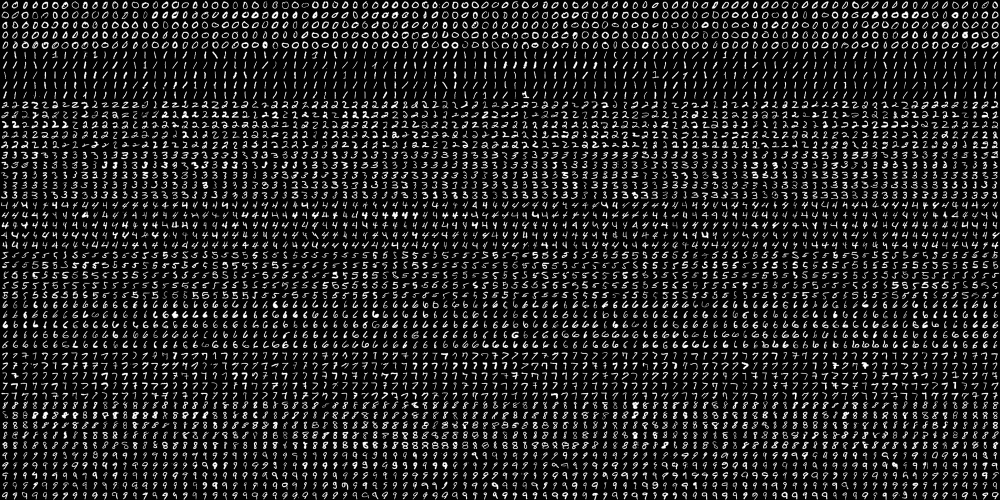
//> input picture part4/timecmp/digits.png, 2000 x 1000 px (shown at 1/2 size)
$ ./main   (built with g++ and OpenCV 4)
//> lines starting //> are read from the running program, lines starting //| are printed output that depends on the picture; after the words box and inside, x2 and y2 are one past the last pixel; in counts of white or black regions, pixels touching at a corner belong together
#pragma warning(disable: 4819)

#include "opencv2/opencv.hpp"
#include <iostream>

using namespace cv;
using namespace std;

int main(int argc, char* argv[])
{
	Mat src;

	if (argc < 2)
		src = imread("digits.png", IMREAD_GRAYSCALE);
//> src is the input picture: 1000 rows x 2000 cols, CV_8UC1; min 0, max 255, mean 33.8
	else
		src = imread(argv[1], IMREAD_GRAYSCALE);

	if (src.empty()) {
		cerr << "Image load failed!" << endl;
		return -1;
	}

	cout << "> Image sizes: " << src.cols << " x " << src.rows << endl;
//| > Image sizes: 2000 x 1000

	Mat src_bin;
	threshold(src, src_bin, 0, 255, THRESH_BINARY | THRESH_OTSU);
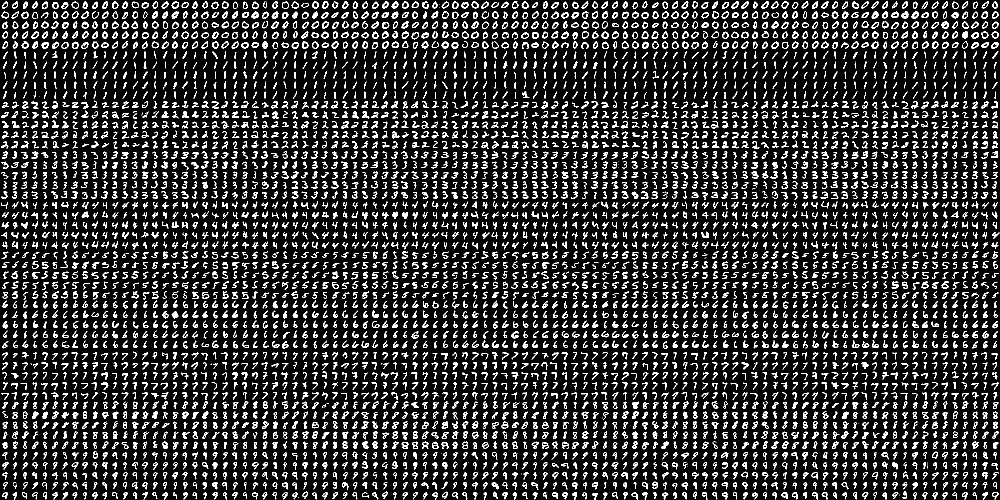
//> src_bin: 1000 rows x 2000 cols, CV_8UC1 (shown at 1/2 size); 14.6% white in thin lines or dots

	imshow("src_bin", src_bin);

	double t1, t2, duration_ms;

	// (1) connectedComponents
	t1 = double(getTickCount());

	Mat labels1;
	int num_labels1 = connectedComponents(src_bin, labels1);
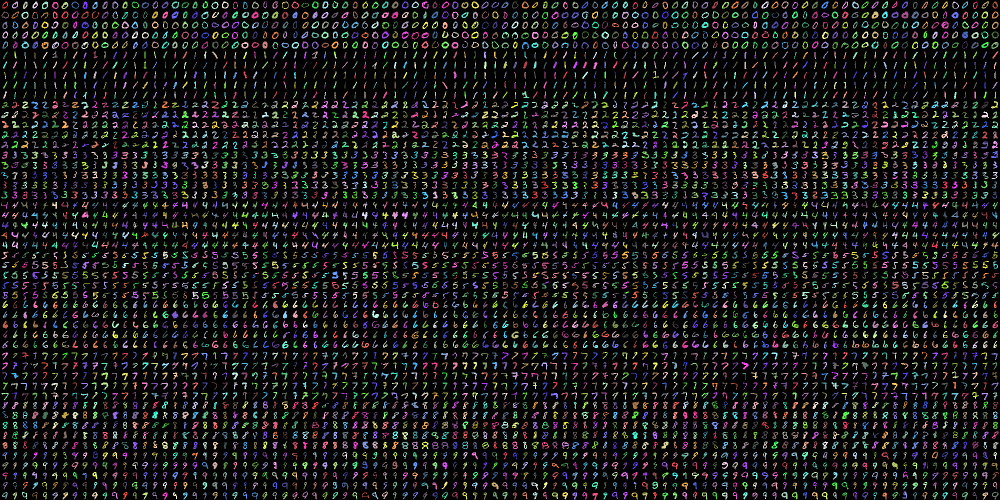
//> labels1: 1000 rows x 2000 cols, CV_32SC1 (shown at 1/2 size); 5096 distinct labels, from 0 to 5095; one colour per label, 0 black
//> num_labels1 = 5096

	t2 = double(getTickCount());
	duration_ms = (t2 - t1) * 1000 / getTickFrequency();
	cout << "> connectedComponents() took " << duration_ms << " ms." << endl;

	// (2) connectedComponentsWithStats
	t1 = double(getTickCount());

	Mat labels2, stats, centroids;
	int num_labels2 = connectedComponentsWithStats(src_bin, labels2, stats, centroids);
//> centroids = 5096 pairs, first value 9 to 1990.3, second value 3 to 994.5; num_labels2 = 5096

	t2 = double(getTickCount());
	duration_ms = (t2 - t1) * 1000 / getTickFrequency();
	cout << "> connectedComponentsWithStats() took " << duration_ms << " ms." << endl;

	// (3) findContours
	t1 = double(getTickCount());

	vector<vector<Point> > contours;
	findContours(src_bin, contours, RETR_EXTERNAL, CHAIN_APPROX_NONE);
//> contours = 5095 contours, 882 with area under 20; largest, box (x1, y1, x2, y2) and area: (363, 63, 378, 78) 144, (1203, 63, 1218, 78) 141, (1883, 43, 1897, 57) 141, (564, 3, 577, 18) 141, (823, 64, 838, 79) 138

	t2 = double(getTickCount());
	duration_ms = (t2 - t1) * 1000 / getTickFrequency();
	cout << "> findContours() took " << duration_ms << " ms." << endl;

	waitKey(0);
	return 0;
}
